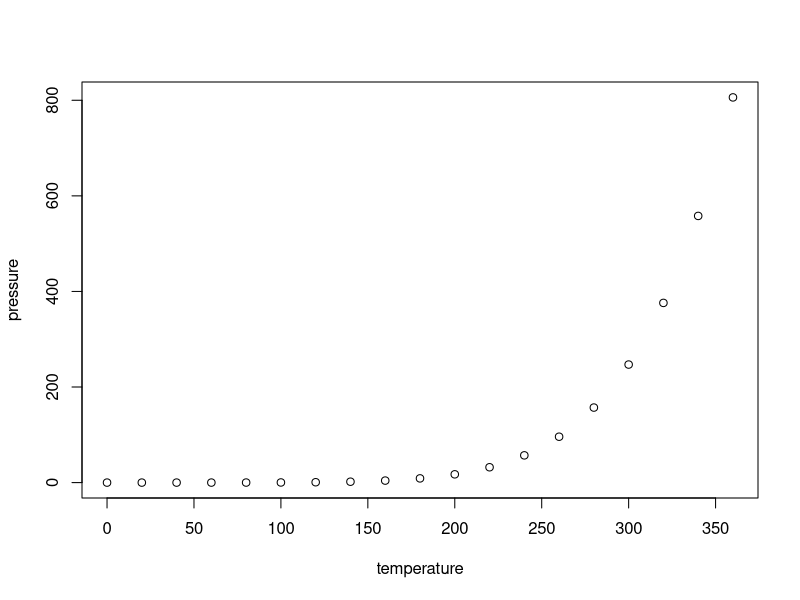
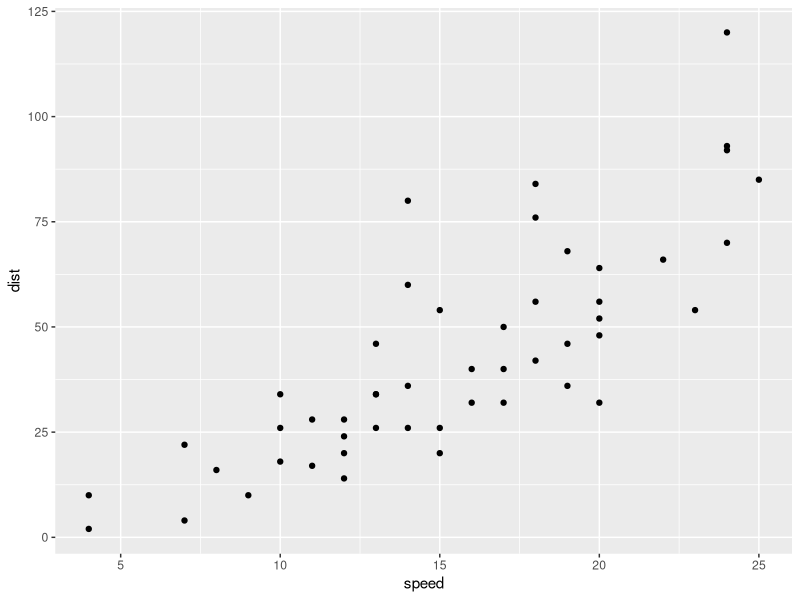

Generate these figures, in order, with R:
## ---- chunk 1
knitr::opts_chunk$set(echo = TRUE)
library(tidyverse)
## ---- chunk 2
summary(cars)
## ---- chunk 3
plot(pressure)
## ---- chunk 4
cars %>%
ggplot(aes(speed, dist)) +
  geom_point()
## ---- chunk 5
# This is generating 10 numbers from a standard normal distribution
rnorm(10)
